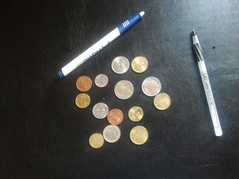
%> input picture ps1/input/ps1-input1.png, 239 x 179 px, shrunk from 683 x 512 before the run
$ octave test.m   (GNU Octave 9; MATLAB toolbox functions it lacks are replaced by stand-ins)
%> lines starting %> are read from the running program, lines starting %| are printed output that depends on the picture; in (x1, y1, x2, y2) boxes, pixels count from 0 and x2, y2 are one past the last pixel; in counts of white or black regions, pixels touching at a corner belong together; the program's own positions count from 1
### ps1/hough_circles_acc.m
function H = hough_circles_acc(BW, radius)
    % Compute Hough accumulator array for finding circles.
    %
    % BW: Binary (black and white) image containing edge pixels
    % radius: Radius of circles to look for, in pixels

    % TODO: Your code here

    H = zeros(size(BW));

    [row col] = find(BW > 0);

    for i = 1:size(row,1)
      for theta = 0:359
        w = theta*(pi/180);
        a = round(col(i) - radius*cos(w));
        b = round(row(i) + radius*sin(w));
        if (a < 0 || a > size(BW,2) - 1 || b < 0 || b > size(BW,1) - 1)
          continue
        else
          H(b + 1, a + 1) = H(b + 1, a + 1) + 1;
        endif
      endfor
    endfor

endfunction

### ps1/test.m
% ps1
pkg load image;  % Octave only

%% 1-a
img = imread(fullfile('input', 'ps1-input1.png'));  % already grayscale
%> img is the input picture: size 179x239x3 uint8; mean R, G, B 71.2, 73.3, 71.9
%imshow(img);
img = rgb2gray(img);
%> img: size 179x239 uint8
%imshow(img);
h = fspecial('gaussian', 21, 5);
filteredImg = imfilter(img, h, 'symmetric');
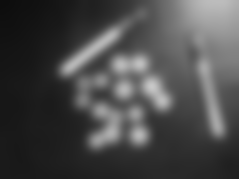
%> filteredImg: size 179x239 uint8; min 13, max 200, mean 72.5
%imshow(filteredImg);
%imwrite(filteredImg, fullfile('output', 'ps1-5-a-1.png'));

img_edges = edge(img, 'Canny');
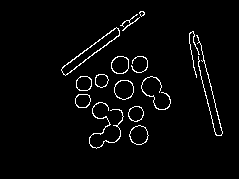
%> img_edges: size 179x239 logical; 3.1% white in thin lines or dots, all inside (x1, y1, x2, y2) = (61, 11, 223, 149)
img_edges_filtered = edge(filteredImg, 'Canny');
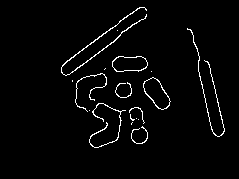
%> img_edges_filtered: size 179x239 logical; 2.7% white in thin lines or dots, all inside (x1, y1, x2, y2) = (61, 7, 225, 148)
% [4 lines of commented-out code are left out]

radius = 20;

H1 = hough_circles_acc(img_edges_filtered, 20);
%> in hough_circles_acc, `[row col] = find(BW > 0);`: row = 1135 values from 8 to 148; col = 1135 values from 62 to 225
%> after the loop in hough_circles_acc, `for i = 1:size(row,1)`:
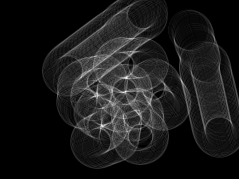
%> H: size 179x239 double; min 0, max 94, mean 9.4; drawn with min black and max white
H2 = hough_circles_acc(img_edges_filtered, 23);
%> call 2 of hough_circles_acc, with radius = 23
%> after the loop in hough_circles_acc (call 2), `for i = 1:size(row,1)`:
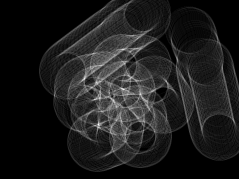
%> H: size 179x239 double; min 0, max 84, mean 9.3; drawn with min black and max white

Himg = mat2gray(H1 + H2);
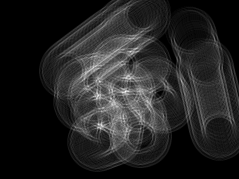
%> Himg: size 179x239 double; min 0, max 1, mean 0.138

imshow(Himg, [0,1]);

hold("on");
imshow(img);
for i = 1:size(peaks,1)
  t = linspace(0,2*pi,100)';
  circsx = radius.*cos(t) + peaks(i,2) - 1;
  circsy = radius.*sin(t) + peaks(i,1) - 1;
  plot(circsx,circsy, "g");
endfor
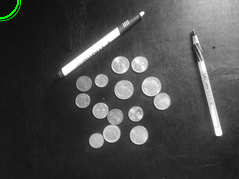
%> figure redrawn from the program's plot data

saveas(2, fullfile('output', 'ps1-5-a-3.png'), "png");
